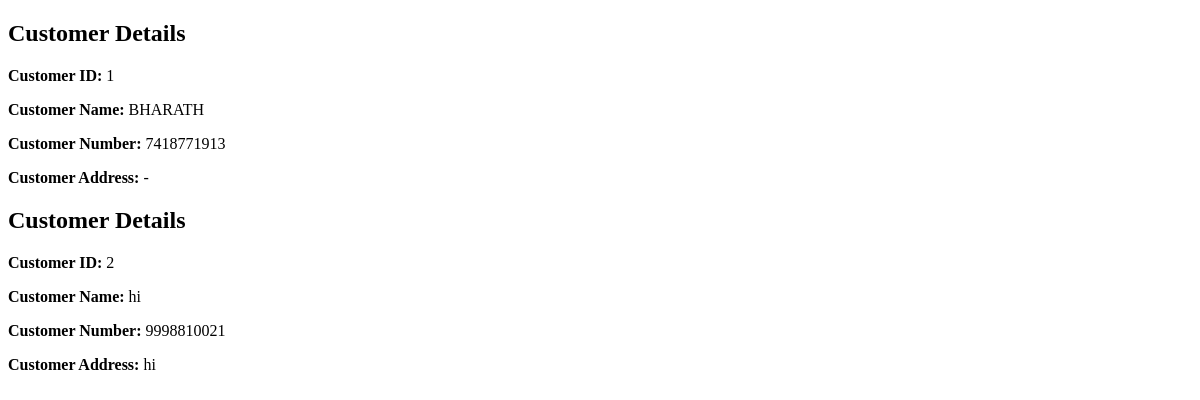
/customer_page (signed in), run on an earlier commit of the app's database.
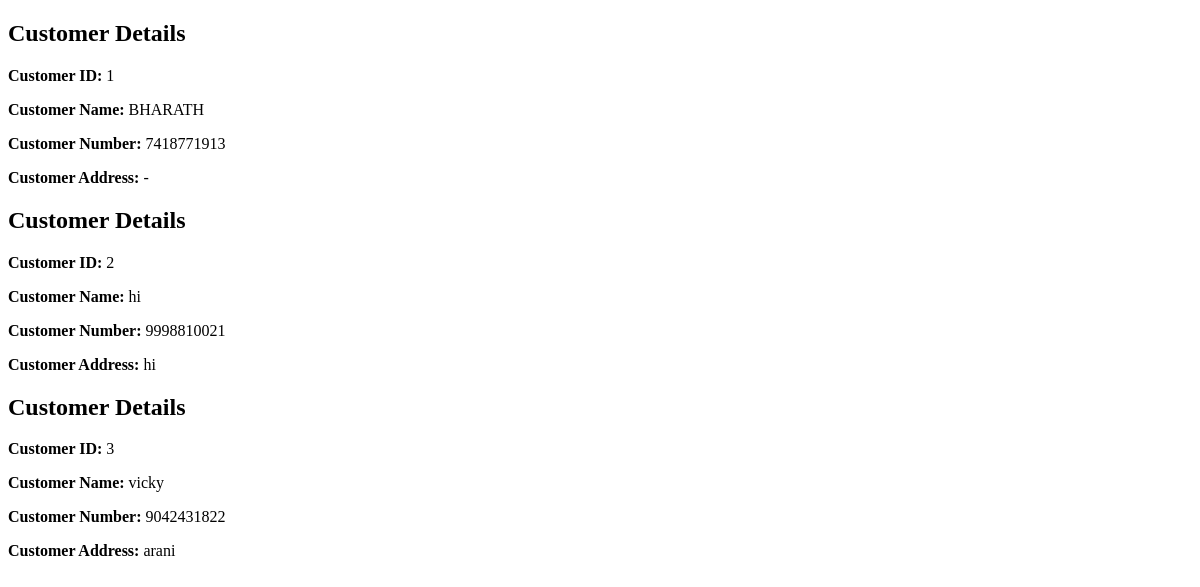
And on a later commit of the database.
### app.py (models this page shows)
class Customer(db.Model) :
    id = db.Column(db.Integer,primary_key=True)
    customer_name = db.Column(db.String(100))
    customer_phone_number = db.Column(db.String(10))
    customer_address = db.Column(db.String(200))
    __tablename__ = 'customer'

### app.py (the view)
@app.route('/customer_page')
@login_required
def customer_page():
    customers = Customer.query.all()
    return render_template('customer_page.html', customers=customers)

### app.py (called while the page is built)
@login_manager.user_loader
def load_user(user_id):
    uid = int(user_id)
    user = User.query.get(uid)
    if user:
        return user
    shop_dealer = ShopDealer.query.get(uid)
    if shop_dealer:
        return shop_dealer
    return None

### templates/customer_page.html (shortened to what this page needs)
<!DOCTYPE html>
<html lang="en">
<head>
</head>
<body>
    {% for customer in customers %}
        <h2>Customer Details</h2>
        <p><strong>Customer ID:</strong> {{ customer.id }}</p>
        <p><strong>Customer Name:</strong> {{ customer.customer_name }}</p>
        <p><strong>Customer Number:</strong> {{ customer.customer_phone_number }}</p>
        <p><strong>Customer Address:</strong> {{ customer.customer_address }}</p>
    {% endfor %}
</body>
</html>

What changed in the data, as far as the page shows it:
added Customer: id "3", customer_name "vicky", customer_phone_number "9042431822", customer_address "arani"
